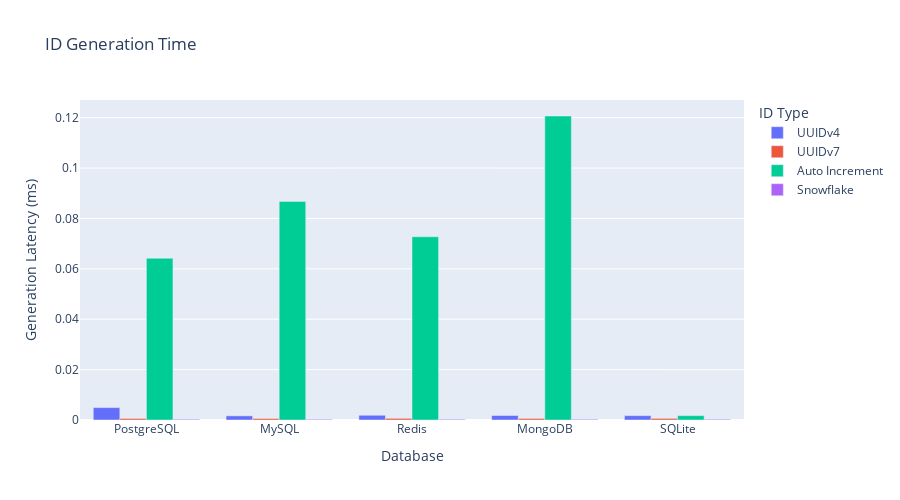

Notebook code for this chart:
### Markdown cell above
**考察:**  
混合ワークロードでは書き込み比率が増える50/50のケースでUUIDv4の性能低下が目立つ。Snowflakeは順序性の恩恵で更新処理が安定し、RedisとMongoDBではアプリ側によるID発行ロジックのオーバーヘッドがボトルネックになりやすい。

### Code cell
fig_id_generation = px.bar(
    id_generation_latency_df,
    x="database",
    y="latency_mean_ms",
    color="id_type",
    barmode="group",
    title="ID Generation Time",
    labels={"database": "Database", "latency_mean_ms": "Generation Latency (ms)", "id_type": "ID Type"},
    height=500,
)
fig_id_generation.show()

### Figure 1 — Plotly figure (JSON) as saved in the notebook; plotly's stock layout.template omitted (floating-point values rounded to 4 significant figures)
{"data": [{"alignmentgroup": "True", "hovertemplate": "ID Type=UUIDv4<br>Database=%{x}<br>Generation Latency (ms)=%{y}<extra></extra>", "legendgroup": "UUIDv4", "marker": {"color": "#636efa", "pattern": {"shape": ""}}, "name": "UUIDv4", "offsetgroup": "UUIDv4", "orientation": "v", "showlegend": true, "textposition": "auto", "type": "bar", "x": ["PostgreSQL", "MySQL", "Redis", "MongoDB", "SQLite"], "xaxis": "x", "y": [0.004917, 0.001648, 0.001878, 0.001782, 0.00173], "yaxis": "y"}, {"alignmentgroup": "True", "hovertemplate": "ID Type=UUIDv7<br>Database=%{x}<br>Generation Latency (ms)=%{y}<extra></extra>", "legendgroup": "UUIDv7", "marker": {"color": "#EF553B", "pattern": {"shape": ""}}, "name": "UUIDv7", "offsetgroup": "UUIDv7", "orientation": "v", "showlegend": true, "textposition": "auto", "type": "bar", "x": ["PostgreSQL", "MySQL", "Redis", "MongoDB", "SQLite"], "xaxis": "x", "y": [0.000607, 0.00059, 0.0006518, 0.0006125, 0.0006382], "yaxis": "y"}, {"alignmentgroup": "True", "hovertemplate": "ID Type=Auto Increment<br>Database=%{x}<br>Generation Latency (ms)=%{y}<extra></extra>", "legendgroup": "Auto Increment", "marker": {"color": "#00cc96", "pattern": {"shape": ""}}, "name": "Auto Increment", "offsetgroup": "Auto Increment", "orientation": "v", "showlegend": true, "textposition": "auto", "type": "bar", "x": ["PostgreSQL", "MySQL", "Redis", "MongoDB", "SQLite"], "xaxis": "x", "y": [0.06421, 0.08676, 0.07273, 0.1207, 0.001728], "yaxis": "y"}, {"alignmentgroup": "True", "hovertemplate": "ID Type=Snowflake<br>Database=%{x}<br>Generation Latency (ms)=%{y}<extra></extra>", "legendgroup": "Snowflake", "marker": {"color": "#ab63fa", "pattern": {"shape": ""}}, "name": "Snowflake", "offsetgroup": "Snowflake", "orientation": "v", "showlegend": true, "textposition": "auto", "type": "bar", "x": ["PostgreSQL", "MySQL", "Redis", "MongoDB", "SQLite"], "xaxis": "x", "y": [0.0002914, 0.0002751, 0.0002885, 0.0002868, 0.0002885], "yaxis": "y"}], "layout": {"barmode": "group", "height": 500, "legend": {"title": {"text": "ID Type"}, "tracegroupgap": 0}, "title": {"text": "ID Generation Time"}, "xaxis": {"anchor": "y", "domain": [0, 1], "title": {"text": "Database"}}, "yaxis": {"anchor": "x", "domain": [0, 1], "title": {"text": "Generation Latency (ms)"}}}}
